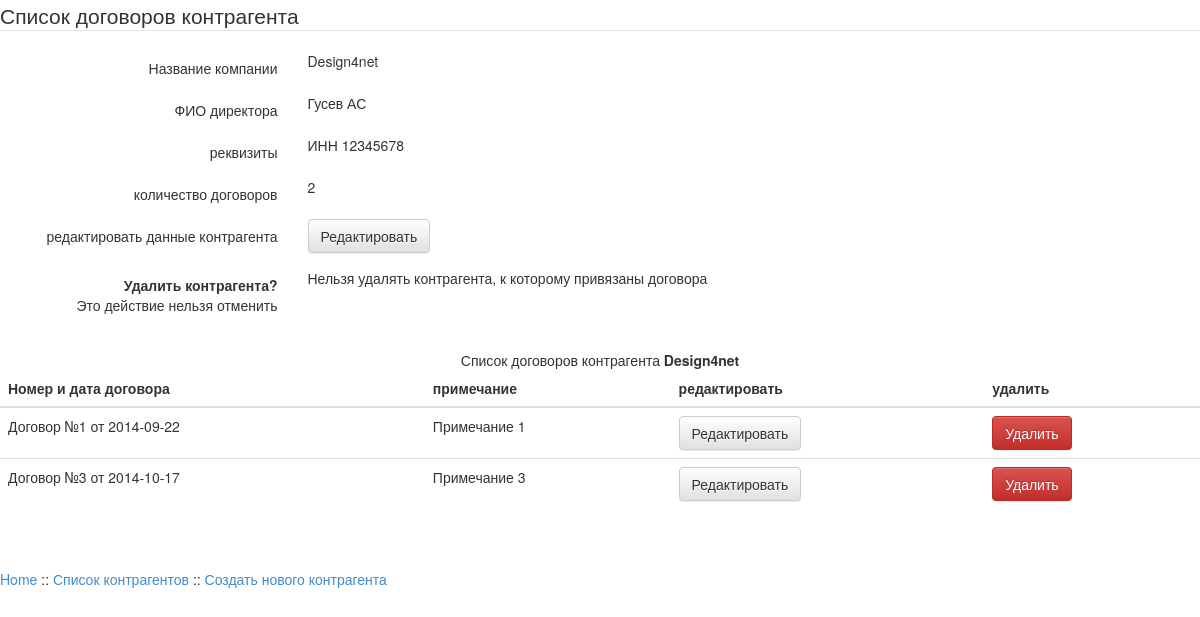
/company/dogovor-firm.php?id=1, run on the app's committed database.
### tables this page shows
CREATE TABLE IF NOT EXISTS `company` (
  `id` int(8) unsigned NOT NULL AUTO_INCREMENT,
  `id_type` int(3) NOT NULL,
  `name` text NOT NULL,
  `director` text NOT NULL,
  `requisites` text NOT NULL,
  PRIMARY KEY (`id`)
);

CREATE TABLE IF NOT EXISTS `contract` (
  `id` int(10) unsigned NOT NULL AUTO_INCREMENT,
  `nomer` text NOT NULL,
  `date` date NOT NULL,
  `id_type_dog` int(5) NOT NULL,
  `company_id` int(5) NOT NULL,
  `prim` text NOT NULL,
  PRIMARY KEY (`id`)
);

### company/dogovor-firm.php (the view, shortened to what this page needs)
<!DOCTYPE html>
<html>
    <head>
		<link rel="stylesheet" href="../css/bootstrap.min.css">
		<link rel="stylesheet" href="../css/bootstrap-theme.min.css">
	</head>
<body>
<?php
	require_once '../login.php';
	$link = mysqli_connect($host, $user, $password, $db);
	$idset=$_REQUEST['id'];
	$query = "SELECT * FROM `company`
	WHERE `company`.`id`='$idset'";
	$result = mysqli_query($link, $query);
	$row = mysqli_fetch_array($result, MYSQLI_ASSOC);
	$sql_kol = "SELECT COUNT(`nomer`)
	FROM `contract` JOIN `company` ON `contract`.`company_id` = `company`.`id`
	WHERE `company`.`id`='$idset'";
	$kol = mysqli_query($link, $sql_kol);
	$kol2 = mysqli_fetch_array($kol, MYSQLI_NUM);
	echo '<div class="form-horizontal">
	<legend>Список договоров контрагента</legend>
	<div class="form-group">
		<div class="col-sm-3 control-label">Название компании</div>
		<div class="col-sm-8">'.$row['name'].'</div>
	</div>
	<div class="form-group">
		<div class="col-sm-3 control-label">ФИО директора</div>
		<div class="col-sm-8">'.$row['director'].'</div>
	</div>
	<div class="form-group">
		<div class="col-sm-3 control-label">реквизиты</div>
		<div class="col-sm-8">'.$row['requisites'].'</div>
	</div>
	<div class="form-group">
		<div class="col-sm-3 control-label">количество договоров</div>
		<div class="col-sm-8">'.$kol2['0'].'</div>
	</div>
	<div class="form-group">
		<div class="col-sm-3 control-label">редактировать данные контрагента</div>
		<div class="col-sm-8">
			<form class="form-inline" role="form" action="firm.php" method="get">
				<input type="hidden" name="id" value="'.$row['id'].'">
				<button type="submits" class="btn btn-default">Редактировать</button>
			</form>
		</div>
	</div>
	<div class="form-group">
		<div class="col-sm-3 control-label"><strong>Удалить контрагента?</strong><br />Это действие нельзя отменить</div>
		<div class="col-sm-8">';
			if ($kol2['0']==0) { echo '
				<form class="form-horizontal" role="form" action="yes-delete-firm.php" method="get">
					<a href="firms.php"><button type="button" class="btn btn-success">НЕТ</button></a>
					<input type="hidden" name="id" value="'.$row['id'].'">
					<button type="submit" class="btn btn-danger">да</button>
				</form>';
			}
			else {
				echo 'Нельзя удалять контрагента, к которому привязаны договора';
			}
		echo '
		</div>
	</div>
<div><br />';
	if ($kol2['0']>0) {
	$sql_dogovora = "SELECT * FROM  `contract`
	WHERE  `company_id` ='$idset'
	ORDER BY  `contract`.`id` ASC ";
	$result_dogovora = mysqli_query($link, $sql_dogovora);
	echo '<table class="table table-hover">
	<caption>Список договоров контрагента <strong>'.$row['name'].'</strong></caption>
	<thead>
		<tr>
			<th>Номер и дата договора</th>
			<th>примечание</th>
			<th>редактировать</th>
			<th>удалить</th>
		</tr>
	</thead>
	<tbody>';
	while ($row_dog = mysqli_fetch_array($result_dogovora, MYSQLI_ASSOC)) {
	echo '
		<tr>
			<td>Договор №'.$row_dog['nomer'].' от '.$row_dog['date'].'</td>
			<td>'.$row_dog['prim'].'</td>
			<td>
				<form class="form-inline" role="form" action="../contract/dogovor.php" method="get">
					<input type="hidden" name="id" value="'.$row_dog['id'].'"><button type="submits" class="btn btn-default">Редактировать</button>
			</form>
			</td>
			<td>
				<form class="form-inline" role="form" action="../contract/delete-dogovor.php" method="get">
					<input type="hidden" name="id" value="'.$row_dog['id'].'"><button type="submits" class="btn btn-danger">Удалить</button>
			</form>
			</td>
		</tr>';
	}
	echo '
	</tbody>
</table>';
}
	echo '<br /><br /><p><a href="../index.php">Home</a> :: <a href="firms.php">Список контрагентов</a> :: <a href="new-firm.php">Создать нового контрагента</a></p>';
?>
</body>
</html>

### data on the page
company: name "Design4net", director "Гусев АС", requisites "ИНН 12345678"
contract: nomer "1", date "2014-09-22", prim "Примечание 1"
contract: nomer "3", date "2014-10-17", prim "Примечание 3"

### other printed values
$kol2['0'] "2"
